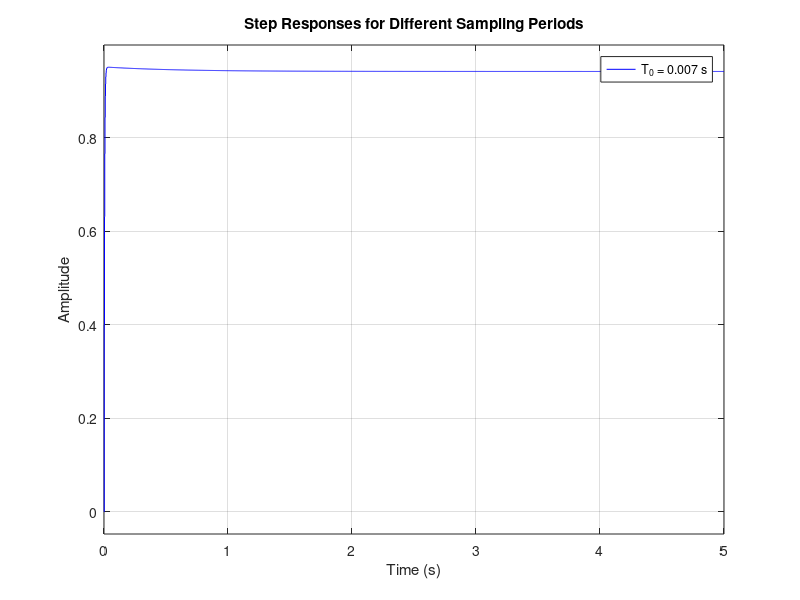

Reproduce this figure in MATLAB.
clc;
close all;

k = 16;
T1 = 0.1;
T2 = 0.46;
T3 = 0.58;

s = tf('s');
Gs = k * (T3*s + 1) / ((T1*s + 1)*(T2*s + 1));

T0_list = [0.007, 0.01, 0.002];
colors = ['r', 'g', 'b'];

figure;
hold on;

for i = 1:length(T0_list)
    T0 = T0_list(i);

    Gz = c2d(Gs, T0, 'zoh');

    Tz = feedback(Gz, 1);

    step(Tz, 5, colors(i));
end

legend('T_0 = 0.007 s', 'T_0 = 0.01 s', 'T_0 = 0.002 s');
title('Step Responses for Different Sampling Periods');
xlabel('Time (s)');
ylabel('Amplitude');
grid on;
